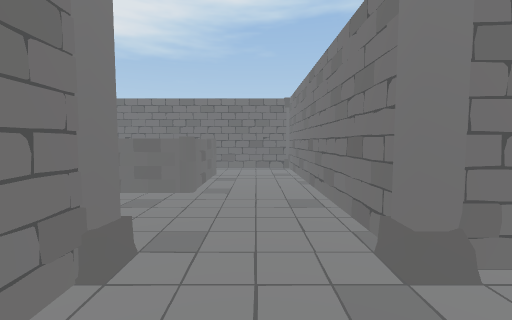
[1] (above)

14 first-person views from a walk through a scene from a Unity 3-D project. The camera is 1.5 m above the floor, tilts 4° down and sees 90° across. The floor is counted in squares, 1 m on a side. Each view is taken from the middle of a square. On the plan, view 1 faces up. The plan holds only what a view shows up to about 13 squares ahead; the rest is blank. The place goes on beyond the plan. Some animated figures are left out.

[2]
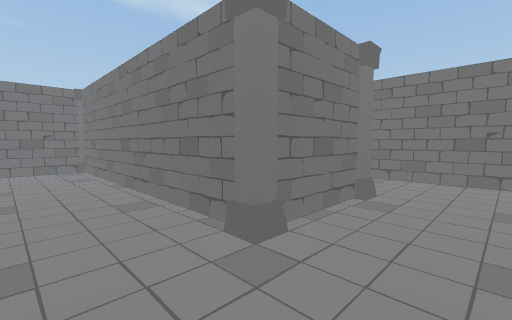

[3]
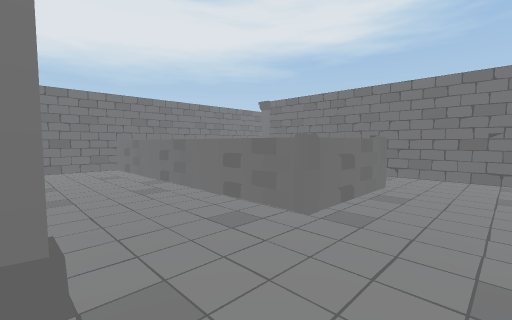

[4]
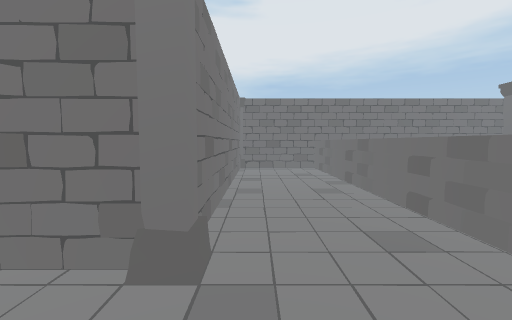

[5]
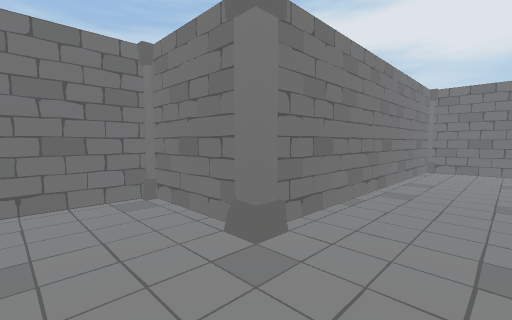

[6]
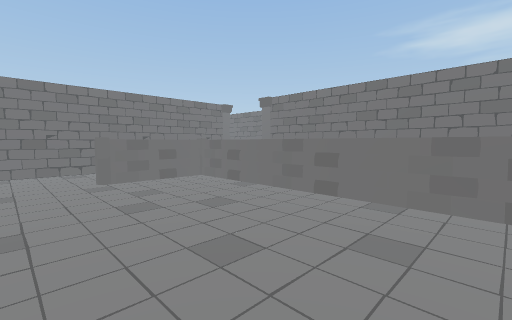

[7]
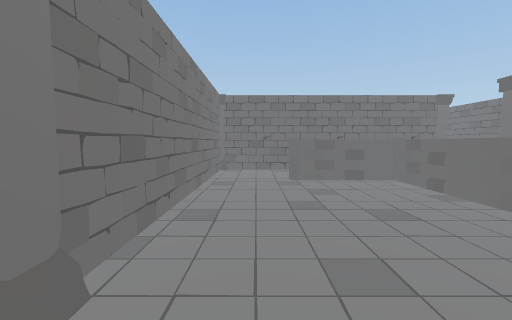

[8]
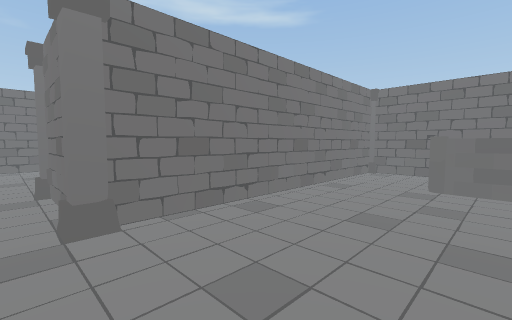

[9]
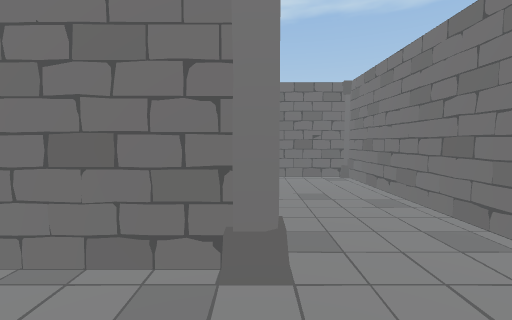

[10]
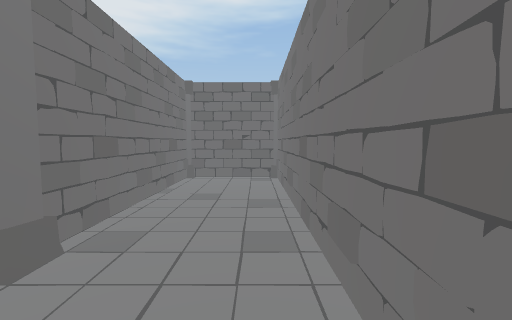

[11]
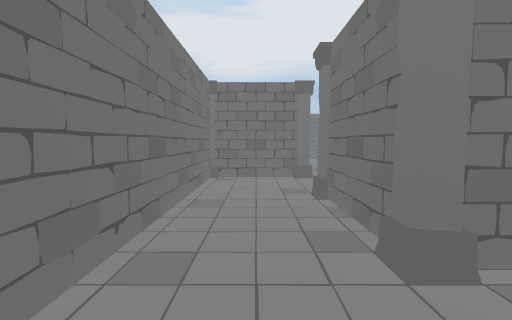

[12]
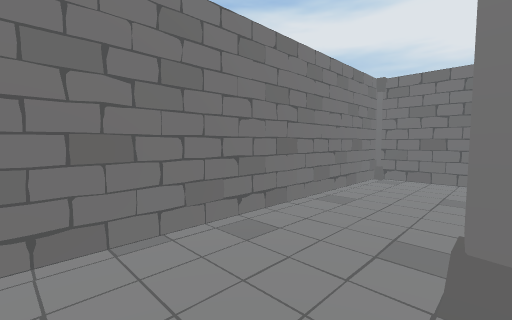

[13]
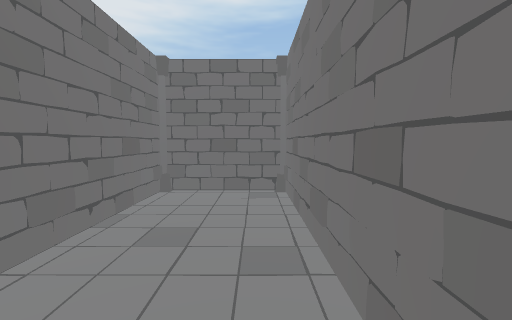

[14]
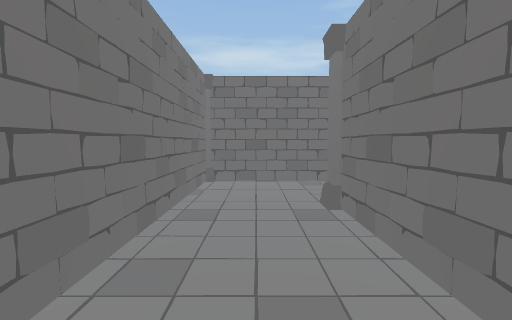

### Floor plan
Points are (right, up) in squares from view 1. A wall is a line through its corners. A room is listed if a view was taken in it or the views show most of it. See-through windows are left out.
Room 1 (views 1, 2, 3, 4, 5, 6, 7, 8, 9, 10, 11, 12, 13, 14)
walls: (-2.1, 7.3) (-2.1, 11.7) (-1.9, 11.7) (-1.9, 7.4) (-12.5, 7.4); (-1.9, 2.6) (-1.9, -0.5); (1.9, 3.4) (1.9, 14.9) (-9.6, 14.9); (-2.1, 1.4) (-1.6, 1.3); (5.6, 2.9) (2.4, 2.9); (-1.5, -0.9) (9.5, -0.9); (6.1, 10.5) (6.1, 3.4); (-12.1, 7.6) (-1.9, 7.6); (9.5, 10.9) (6.5, 10.9); (-12.5, 3.1) (-2.4, 3.1); (9.9, -0.4) (9.9, 10.5)
objects: column (-10, 15); column (-2, 3); column (2, 3); column (6, 3)

Positions as (right, up) in squares from view 1, and headings:
1: (0, 0), facing up
2: (-1, 0), facing up-right
3: (1, 3), facing up-left
4: (1, 4), facing left
5: (1, 6), facing down-left
6: (-12, 14), facing down-right
7: (-12, 13), facing right
8: (-11, 10), facing up-right
9: (6, 0), facing up
10: (9, 0), facing up
11: (9, 1), facing left
12: (9, 3), facing down-left
13: (9, 3), facing up
14: (8, 9), facing down
